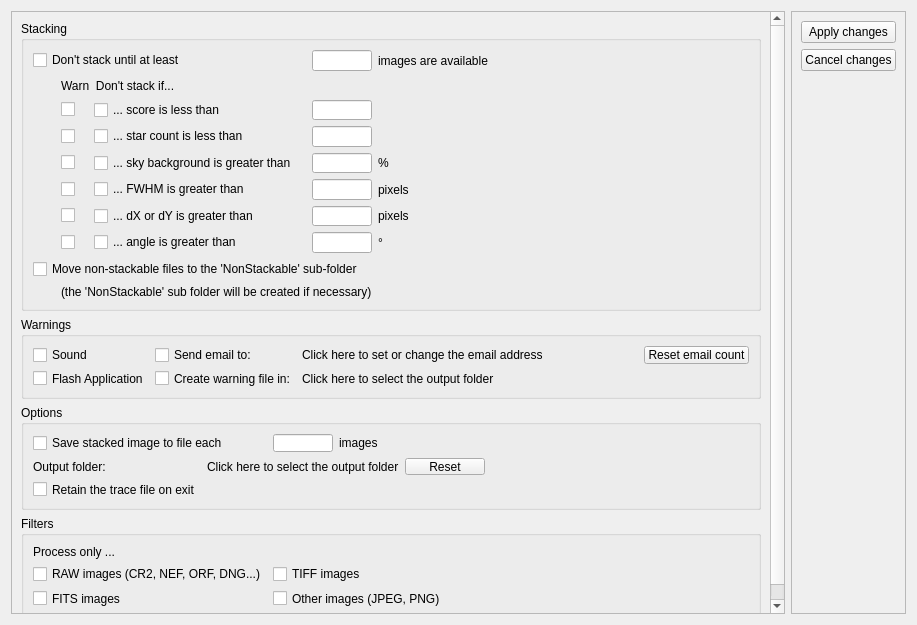
<?xml version="1.0" encoding="UTF-8"?>
<ui version="4.0">
 <class>DSS::SettingsTab</class>
 <widget class="QWidget" name="DSS::SettingsTab">
  <property name="geometry">
   <rect>
    <x>0</x>
    <y>0</y>
    <width>917</width>
    <height>625</height>
   </rect>
  </property>
  <property name="windowTitle">
   <string>Form</string>
  </property>
  <layout class="QHBoxLayout" name="horizontalLayout">
   <item>
    <widget class="QScrollArea" name="scrollArea">
     <property name="minimumSize">
      <size>
       <width>0</width>
       <height>537</height>
      </size>
     </property>
     <property name="maximumSize">
      <size>
       <width>16777215</width>
       <height>16777215</height>
      </size>
     </property>
     <property name="widgetResizable">
      <bool>true</bool>
     </property>
     <widget class="QWidget" name="scrollAreaWidgetContents">
      <property name="geometry">
       <rect>
        <x>0</x>
        <y>0</y>
        <width>764</width>
        <height>623</height>
       </rect>
      </property>
      <layout class="QVBoxLayout" name="verticalLayout_5">
       <item>
        <widget class="QGroupBox" name="stackingGroup">
         <property name="sizePolicy">
          <sizepolicy hsizetype="Preferred" vsizetype="Fixed">
           <horstretch>0</horstretch>
           <verstretch>0</verstretch>
          </sizepolicy>
         </property>
         <property name="minimumSize">
          <size>
           <width>0</width>
           <height>290</height>
          </size>
         </property>
         <property name="maximumSize">
          <size>
           <width>16777215</width>
           <height>290</height>
          </size>
         </property>
         <property name="title">
          <string>Stacking</string>
         </property>
         <layout class="QGridLayout" name="gridLayout">
          <item row="0" column="0" colspan="3">
           <widget class="QCheckBox" name="dontStackUntil">
            <property name="text">
             <string comment="IDC_DONTSTACK">Don't stack until at least</string>
            </property>
           </widget>
          </item>
          <item row="0" column="3">
           <widget class="QLineEdit" name="minImages">
            <property name="maximumSize">
             <size>
              <width>60</width>
              <height>30</height>
             </size>
            </property>
            <property name="alignment">
             <set>Qt::AlignRight|Qt::AlignTrailing|Qt::AlignVCenter</set>
            </property>
           </widget>
          </item>
          <item row="0" column="4" colspan="3">
           <widget class="QLabel" name="label_2">
            <property name="text">
             <string>images are available</string>
            </property>
           </widget>
          </item>
          <item row="0" column="7">
           <spacer name="horizontalSpacer_19">
            <property name="orientation">
             <enum>Qt::Horizontal</enum>
            </property>
            <property name="sizeHint" stdset="0">
             <size>
              <width>166</width>
              <height>15</height>
             </size>
            </property>
           </spacer>
          </item>
          <item row="1" column="0">
           <spacer name="horizontalSpacer_9">
            <property name="orientation">
             <enum>Qt::Horizontal</enum>
            </property>
            <property name="sizeType">
             <enum>QSizePolicy::Fixed</enum>
            </property>
            <property name="sizeHint" stdset="0">
             <size>
              <width>13</width>
              <height>17</height>
             </size>
            </property>
           </spacer>
          </item>
          <item row="1" column="1" colspan="2">
           <widget class="QLabel" name="label">
            <property name="text">
             <string>Warn  Don't stack if...</string>
            </property>
           </widget>
          </item>
          <item row="2" column="0">
           <spacer name="horizontalSpacer_3">
            <property name="orientation">
             <enum>Qt::Horizontal</enum>
            </property>
            <property name="sizeType">
             <enum>QSizePolicy::Fixed</enum>
            </property>
            <property name="sizeHint" stdset="0">
             <size>
              <width>13</width>
              <height>17</height>
             </size>
            </property>
           </spacer>
          </item>
          <item row="2" column="1">
           <widget class="QCheckBox" name="warnScore">
            <property name="minimumSize">
             <size>
              <width>27</width>
              <height>0</height>
             </size>
            </property>
            <property name="maximumSize">
             <size>
              <width>20</width>
              <height>16777215</height>
             </size>
            </property>
            <property name="text">
             <string/>
            </property>
           </widget>
          </item>
          <item row="2" column="2">
           <widget class="QCheckBox" name="dontStackScore">
            <property name="text">
             <string comment="IDC_DONTSTACK_SCORE">... score is less than</string>
            </property>
           </widget>
          </item>
          <item row="2" column="3">
           <widget class="QLineEdit" name="score">
            <property name="maximumSize">
             <size>
              <width>60</width>
              <height>16777215</height>
             </size>
            </property>
            <property name="alignment">
             <set>Qt::AlignRight|Qt::AlignTrailing|Qt::AlignVCenter</set>
            </property>
           </widget>
          </item>
          <item row="2" column="4" colspan="3">
           <spacer name="horizontalSpacer_13">
            <property name="orientation">
             <enum>Qt::Horizontal</enum>
            </property>
            <property name="sizeHint" stdset="0">
             <size>
              <width>40</width>
              <height>20</height>
             </size>
            </property>
           </spacer>
          </item>
          <item row="3" column="0">
           <spacer name="horizontalSpacer_4">
            <property name="orientation">
             <enum>Qt::Horizontal</enum>
            </property>
            <property name="sizeType">
             <enum>QSizePolicy::Fixed</enum>
            </property>
            <property name="sizeHint" stdset="0">
             <size>
              <width>13</width>
              <height>17</height>
             </size>
            </property>
           </spacer>
          </item>
          <item row="3" column="1">
           <widget class="QCheckBox" name="warnStars">
            <property name="minimumSize">
             <size>
              <width>27</width>
              <height>0</height>
             </size>
            </property>
            <property name="maximumSize">
             <size>
              <width>20</width>
              <height>16777215</height>
             </size>
            </property>
            <property name="text">
             <string/>
            </property>
           </widget>
          </item>
          <item row="3" column="2">
           <widget class="QCheckBox" name="dontStackStars">
            <property name="text">
             <string comment="IDC_DONTSTACK_STARS">... star count is less than</string>
            </property>
           </widget>
          </item>
          <item row="3" column="3">
           <widget class="QLineEdit" name="stars">
            <property name="maximumSize">
             <size>
              <width>60</width>
              <height>16777215</height>
             </size>
            </property>
            <property name="alignment">
             <set>Qt::AlignRight|Qt::AlignTrailing|Qt::AlignVCenter</set>
            </property>
           </widget>
          </item>
          <item row="3" column="4" colspan="3">
           <spacer name="horizontalSpacer_14">
            <property name="orientation">
             <enum>Qt::Horizontal</enum>
            </property>
            <property name="sizeHint" stdset="0">
             <size>
              <width>40</width>
              <height>20</height>
             </size>
            </property>
           </spacer>
          </item>
          <item row="4" column="0">
           <spacer name="horizontalSpacer_5">
            <property name="orientation">
             <enum>Qt::Horizontal</enum>
            </property>
            <property name="sizeType">
             <enum>QSizePolicy::Fixed</enum>
            </property>
            <property name="sizeHint" stdset="0">
             <size>
              <width>13</width>
              <height>17</height>
             </size>
            </property>
           </spacer>
          </item>
          <item row="4" column="1">
           <widget class="QCheckBox" name="warnSkyBackground">
            <property name="minimumSize">
             <size>
              <width>27</width>
              <height>0</height>
             </size>
            </property>
            <property name="maximumSize">
             <size>
              <width>20</width>
              <height>16777215</height>
             </size>
            </property>
            <property name="text">
             <string/>
            </property>
           </widget>
          </item>
          <item row="4" column="2">
           <widget class="QCheckBox" name="dontStackSkyBackground">
            <property name="text">
             <string comment="IDC_DONTSTACK_SKYBACKGROUND">... sky background is greater than</string>
            </property>
           </widget>
          </item>
          <item row="4" column="3">
           <widget class="QLineEdit" name="skyBackground">
            <property name="maximumSize">
             <size>
              <width>60</width>
              <height>16777215</height>
             </size>
            </property>
            <property name="alignment">
             <set>Qt::AlignRight|Qt::AlignTrailing|Qt::AlignVCenter</set>
            </property>
           </widget>
          </item>
          <item row="4" column="4" colspan="2">
           <widget class="QLabel" name="label_3">
            <property name="text">
             <string>%</string>
            </property>
           </widget>
          </item>
          <item row="4" column="6" colspan="2">
           <spacer name="horizontalSpacer_15">
            <property name="orientation">
             <enum>Qt::Horizontal</enum>
            </property>
            <property name="sizeHint" stdset="0">
             <size>
              <width>241</width>
              <height>15</height>
             </size>
            </property>
           </spacer>
          </item>
          <item row="5" column="0">
           <spacer name="horizontalSpacer_6">
            <property name="orientation">
             <enum>Qt::Horizontal</enum>
            </property>
            <property name="sizeType">
             <enum>QSizePolicy::Fixed</enum>
            </property>
            <property name="sizeHint" stdset="0">
             <size>
              <width>13</width>
              <height>17</height>
             </size>
            </property>
           </spacer>
          </item>
          <item row="5" column="1">
           <widget class="QCheckBox" name="warnFWHM">
            <property name="minimumSize">
             <size>
              <width>27</width>
              <height>0</height>
             </size>
            </property>
            <property name="maximumSize">
             <size>
              <width>20</width>
              <height>16777215</height>
             </size>
            </property>
            <property name="text">
             <string/>
            </property>
           </widget>
          </item>
          <item row="5" column="2">
           <widget class="QCheckBox" name="dontStackFWHM">
            <property name="text">
             <string comment="IDC_DONTSTACK_FWHM">... FWHM is greater than</string>
            </property>
           </widget>
          </item>
          <item row="5" column="3">
           <widget class="QLineEdit" name="FWHM">
            <property name="maximumSize">
             <size>
              <width>60</width>
              <height>16777215</height>
             </size>
            </property>
            <property name="alignment">
             <set>Qt::AlignRight|Qt::AlignTrailing|Qt::AlignVCenter</set>
            </property>
           </widget>
          </item>
          <item row="5" column="4" colspan="2">
           <widget class="QLabel" name="label_4">
            <property name="text">
             <string>pixels</string>
            </property>
           </widget>
          </item>
          <item row="5" column="6" colspan="2">
           <spacer name="horizontalSpacer_16">
            <property name="orientation">
             <enum>Qt::Horizontal</enum>
            </property>
            <property name="sizeHint" stdset="0">
             <size>
              <width>204</width>
              <height>15</height>
             </size>
            </property>
           </spacer>
          </item>
          <item row="6" column="0">
           <spacer name="horizontalSpacer_7">
            <property name="orientation">
             <enum>Qt::Horizontal</enum>
            </property>
            <property name="sizeType">
             <enum>QSizePolicy::Fixed</enum>
            </property>
            <property name="sizeHint" stdset="0">
             <size>
              <width>13</width>
              <height>17</height>
             </size>
            </property>
           </spacer>
          </item>
          <item row="6" column="1">
           <widget class="QCheckBox" name="warnOffset">
            <property name="minimumSize">
             <size>
              <width>27</width>
              <height>0</height>
             </size>
            </property>
            <property name="maximumSize">
             <size>
              <width>20</width>
              <height>16777215</height>
             </size>
            </property>
            <property name="text">
             <string/>
            </property>
           </widget>
          </item>
          <item row="6" column="2">
           <widget class="QCheckBox" name="dontStackOffset">
            <property name="text">
             <string comment="IDC_DONTSTACK_OFFSET">... dX or dY is greater than </string>
            </property>
           </widget>
          </item>
          <item row="6" column="3">
           <widget class="QLineEdit" name="offset">
            <property name="maximumSize">
             <size>
              <width>60</width>
              <height>16777215</height>
             </size>
            </property>
            <property name="alignment">
             <set>Qt::AlignRight|Qt::AlignTrailing|Qt::AlignVCenter</set>
            </property>
           </widget>
          </item>
          <item row="6" column="4" colspan="2">
           <widget class="QLabel" name="label_5">
            <property name="text">
             <string>pixels</string>
            </property>
           </widget>
          </item>
          <item row="6" column="6" colspan="2">
           <spacer name="horizontalSpacer_17">
            <property name="orientation">
             <enum>Qt::Horizontal</enum>
            </property>
            <property name="sizeHint" stdset="0">
             <size>
              <width>24</width>
              <height>18</height>
             </size>
            </property>
           </spacer>
          </item>
          <item row="7" column="0">
           <spacer name="horizontalSpacer_8">
            <property name="orientation">
             <enum>Qt::Horizontal</enum>
            </property>
            <property name="sizeType">
             <enum>QSizePolicy::Fixed</enum>
            </property>
            <property name="sizeHint" stdset="0">
             <size>
              <width>13</width>
              <height>17</height>
             </size>
            </property>
           </spacer>
          </item>
          <item row="7" column="1">
           <widget class="QCheckBox" name="warnAngle">
            <property name="minimumSize">
             <size>
              <width>27</width>
              <height>0</height>
             </size>
            </property>
            <property name="text">
             <string/>
            </property>
           </widget>
          </item>
          <item row="7" column="2">
           <widget class="QCheckBox" name="dontStackAngle">
            <property name="text">
             <string>... angle is greater than</string>
            </property>
           </widget>
          </item>
          <item row="7" column="3">
           <widget class="QLineEdit" name="angle">
            <property name="maximumSize">
             <size>
              <width>60</width>
              <height>16777215</height>
             </size>
            </property>
            <property name="alignment">
             <set>Qt::AlignRight|Qt::AlignTrailing|Qt::AlignVCenter</set>
            </property>
           </widget>
          </item>
          <item row="7" column="4">
           <widget class="QLabel" name="label_6">
            <property name="text">
             <string>°</string>
            </property>
           </widget>
          </item>
          <item row="7" column="5" colspan="3">
           <spacer name="horizontalSpacer_18">
            <property name="orientation">
             <enum>Qt::Horizontal</enum>
            </property>
            <property name="sizeHint" stdset="0">
             <size>
              <width>149</width>
              <height>14</height>
             </size>
            </property>
           </spacer>
          </item>
          <item row="8" column="0" colspan="4">
           <widget class="QCheckBox" name="moveNonStackable">
            <property name="text">
             <string>Move non-stackable files to the 'NonStackable' sub-folder</string>
            </property>
           </widget>
          </item>
          <item row="9" column="1" colspan="3">
           <widget class="QLabel" name="label_7">
            <property name="maximumSize">
             <size>
              <width>16777215</width>
              <height>20</height>
             </size>
            </property>
            <property name="text">
             <string>(the 'NonStackable' sub folder will be created if necessary)</string>
            </property>
           </widget>
          </item>
         </layout>
        </widget>
       </item>
       <item>
        <widget class="QGroupBox" name="warningGroup">
         <property name="sizePolicy">
          <sizepolicy hsizetype="Preferred" vsizetype="Fixed">
           <horstretch>0</horstretch>
           <verstretch>0</verstretch>
          </sizepolicy>
         </property>
         <property name="minimumSize">
          <size>
           <width>0</width>
           <height>82</height>
          </size>
         </property>
         <property name="maximumSize">
          <size>
           <width>16777215</width>
           <height>82</height>
          </size>
         </property>
         <property name="title">
          <string>Warnings</string>
         </property>
         <layout class="QGridLayout" name="gridLayout_2">
          <item row="1" column="0">
           <widget class="QCheckBox" name="warnFlash">
            <property name="text">
             <string comment="IDC_WARN_FLASH">Flash Application</string>
            </property>
           </widget>
          </item>
          <item row="0" column="5">
           <spacer name="horizontalSpacer_10">
            <property name="orientation">
             <enum>Qt::Horizontal</enum>
            </property>
            <property name="sizeHint" stdset="0">
             <size>
              <width>90</width>
              <height>17</height>
             </size>
            </property>
           </spacer>
          </item>
          <item row="0" column="2" colspan="2">
           <widget class="QLabel" name="emailAddress">
            <property name="toolTip">
             <string notr="true"/>
            </property>
            <property name="text">
             <string notr="true">Click here to set or change the email address</string>
            </property>
           </widget>
          </item>
          <item row="0" column="0">
           <widget class="QCheckBox" name="warnSound">
            <property name="text">
             <string comment="IDC_WARN_SOUND">Sound</string>
            </property>
           </widget>
          </item>
          <item row="0" column="1">
           <widget class="QCheckBox" name="warnEmail">
            <property name="text">
             <string comment="IDC_WARN_EMAIL">Send email to:</string>
            </property>
           </widget>
          </item>
          <item row="1" column="2">
           <widget class="QLabel" name="warnFileFolder">
            <property name="toolTip">
             <string notr="true"/>
            </property>
            <property name="text">
             <string notr="true" comment="IDC_STACKEDOUTPUTFOLDER">Click here to select the output folder</string>
            </property>
           </widget>
          </item>
          <item row="1" column="1">
           <widget class="QCheckBox" name="warnFile">
            <property name="text">
             <string>Create warning file in:</string>
            </property>
           </widget>
          </item>
          <item row="1" column="3" colspan="3">
           <spacer name="horizontalSpacer_20">
            <property name="orientation">
             <enum>Qt::Horizontal</enum>
            </property>
            <property name="sizeHint" stdset="0">
             <size>
              <width>134</width>
              <height>17</height>
             </size>
            </property>
           </spacer>
          </item>
          <item row="0" column="6">
           <widget class="QPushButton" name="resetEmailCount">
            <property name="text">
             <string comment="IDC_RESETEMAILCOUNT">Reset email count</string>
            </property>
           </widget>
          </item>
         </layout>
        </widget>
       </item>
       <item>
        <widget class="QGroupBox" name="optionsGroup">
         <property name="sizePolicy">
          <sizepolicy hsizetype="Preferred" vsizetype="Fixed">
           <horstretch>0</horstretch>
           <verstretch>0</verstretch>
          </sizepolicy>
         </property>
         <property name="minimumSize">
          <size>
           <width>0</width>
           <height>105</height>
          </size>
         </property>
         <property name="maximumSize">
          <size>
           <width>16777215</width>
           <height>105</height>
          </size>
         </property>
         <property name="title">
          <string>Options</string>
         </property>
         <layout class="QGridLayout" name="gridLayout_3">
          <item row="0" column="0" colspan="2">
           <widget class="QCheckBox" name="saveStackedImage">
            <property name="text">
             <string comment="IDC_SAVESTACKEDIMAGE">Save stacked image to file each </string>
            </property>
           </widget>
          </item>
          <item row="0" column="2">
           <widget class="QLineEdit" name="imageCount">
            <property name="maximumSize">
             <size>
              <width>60</width>
              <height>16777215</height>
             </size>
            </property>
            <property name="alignment">
             <set>Qt::AlignRight|Qt::AlignTrailing|Qt::AlignVCenter</set>
            </property>
           </widget>
          </item>
          <item row="0" column="3">
           <widget class="QLabel" name="label_8">
            <property name="text">
             <string>images</string>
            </property>
           </widget>
          </item>
          <item row="0" column="5">
           <spacer name="horizontalSpacer_11">
            <property name="orientation">
             <enum>Qt::Horizontal</enum>
            </property>
            <property name="sizeHint" stdset="0">
             <size>
              <width>40</width>
              <height>20</height>
             </size>
            </property>
           </spacer>
          </item>
          <item row="1" column="0">
           <widget class="QLabel" name="label_9">
            <property name="text">
             <string>Output folder:</string>
            </property>
           </widget>
          </item>
          <item row="1" column="1" colspan="3">
           <widget class="QLabel" name="stackedOutputFolder">
            <property name="toolTip">
             <string notr="true"/>
            </property>
            <property name="text">
             <string notr="true">Click here to select the output folder</string>
            </property>
           </widget>
          </item>
          <item row="1" column="5">
           <spacer name="horizontalSpacer_12">
            <property name="orientation">
             <enum>Qt::Horizontal</enum>
            </property>
            <property name="sizeHint" stdset="0">
             <size>
              <width>40</width>
              <height>20</height>
             </size>
            </property>
           </spacer>
          </item>
          <item row="2" column="0">
           <widget class="QCheckBox" name="retainTraceFile">
            <property name="text">
             <string>Retain the trace file on exit</string>
            </property>
           </widget>
          </item>
          <item row="1" column="4">
           <widget class="QPushButton" name="resetOutputFolder">
            <property name="toolTip">
             <string notr="true"/>
            </property>
            <property name="text">
             <string>Reset</string>
            </property>
           </widget>
          </item>
         </layout>
        </widget>
       </item>
       <item>
        <widget class="QGroupBox" name="filtersGroup">
         <property name="sizePolicy">
          <sizepolicy hsizetype="Preferred" vsizetype="Fixed">
           <horstretch>0</horstretch>
           <verstretch>0</verstretch>
          </sizepolicy>
         </property>
         <property name="minimumSize">
          <size>
           <width>0</width>
           <height>104</height>
          </size>
         </property>
         <property name="maximumSize">
          <size>
           <width>16777215</width>
           <height>104</height>
          </size>
         </property>
         <property name="toolTip">
          <string notr="true"/>
         </property>
         <property name="title">
          <string>Filters</string>
         </property>
         <layout class="QGridLayout" name="gridLayout_4">
          <item row="0" column="0">
           <widget class="QLabel" name="label_11">
            <property name="text">
             <string>Process only ...</string>
            </property>
           </widget>
          </item>
          <item row="1" column="0">
           <widget class="QCheckBox" name="processRaw">
            <property name="text">
             <string comment="IDC_PROCESS_RAW">RAW images (CR2, NEF, ORF, DNG...)</string>
            </property>
           </widget>
          </item>
          <item row="1" column="1">
           <widget class="QCheckBox" name="processTIFF">
            <property name="text">
             <string comment="IDC_PROCESS_TIFF">TIFF images</string>
            </property>
           </widget>
          </item>
          <item row="1" column="2" colspan="2">
           <spacer name="horizontalSpacer_21">
            <property name="orientation">
             <enum>Qt::Horizontal</enum>
            </property>
            <property name="sizeHint" stdset="0">
             <size>
              <width>40</width>
              <height>20</height>
             </size>
            </property>
           </spacer>
          </item>
          <item row="2" column="0">
           <widget class="QCheckBox" name="processFITS">
            <property name="text">
             <string comment="IDC_PROCESS_FITS">FITS images</string>
            </property>
           </widget>
          </item>
          <item row="2" column="1" colspan="2">
           <widget class="QCheckBox" name="processOther">
            <property name="text">
             <string comment="IDC_PROCESS_OTHERS">Other images (JPEG, PNG)</string>
            </property>
           </widget>
          </item>
          <item row="2" column="3">
           <spacer name="horizontalSpacer_22">
            <property name="orientation">
             <enum>Qt::Horizontal</enum>
            </property>
            <property name="sizeHint" stdset="0">
             <size>
              <width>211</width>
              <height>17</height>
             </size>
            </property>
           </spacer>
          </item>
         </layout>
        </widget>
       </item>
       <item>
        <spacer name="verticalSpacer_2">
         <property name="orientation">
          <enum>Qt::Vertical</enum>
         </property>
         <property name="sizeHint" stdset="0">
          <size>
           <width>20</width>
           <height>217</height>
          </size>
         </property>
        </spacer>
       </item>
      </layout>
     </widget>
    </widget>
   </item>
   <item>
    <widget class="QFrame" name="frame">
     <property name="maximumSize">
      <size>
       <width>16777215</width>
       <height>16777215</height>
      </size>
     </property>
     <property name="frameShape">
      <enum>QFrame::StyledPanel</enum>
     </property>
     <property name="frameShadow">
      <enum>QFrame::Raised</enum>
     </property>
     <layout class="QVBoxLayout" name="verticalLayout_3">
      <item>
       <widget class="QPushButton" name="Apply">
        <property name="text">
         <string>Apply changes</string>
        </property>
       </widget>
      </item>
      <item>
       <widget class="QPushButton" name="Cancel">
        <property name="text">
         <string>Cancel changes</string>
        </property>
       </widget>
      </item>
      <item>
       <spacer name="verticalSpacer">
        <property name="orientation">
         <enum>Qt::Vertical</enum>
        </property>
        <property name="sizeHint" stdset="0">
         <size>
          <width>20</width>
          <height>40</height>
         </size>
        </property>
       </spacer>
      </item>
     </layout>
    </widget>
   </item>
  </layout>
 </widget>
 <resources/>
 <connections/>
</ui>
